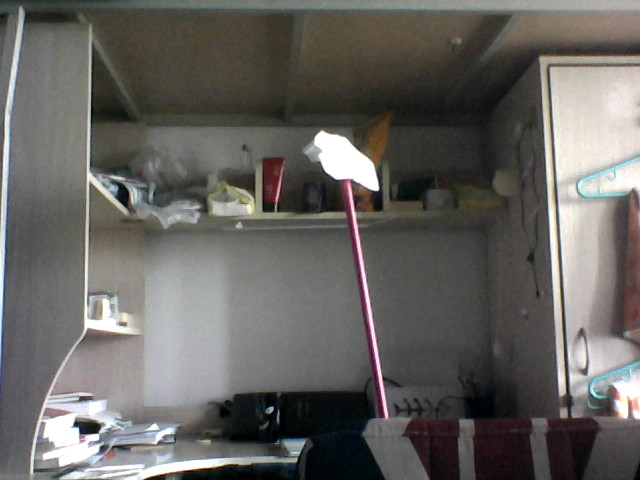
//> input picture data/R3.jpg, 640 x 480 px
$ ./main   (built with g++ and OpenCV 4, older OpenCV classes emulated)
//> lines starting //> are read from the running program, lines starting //| are printed output that depends on the picture
#include <opencv2/core/core.hpp>
#include <opencv2/calib3d/calib3d.hpp>
#include <opencv2/imgproc/imgproc.hpp>
#include <opencv2/highgui/highgui.hpp>

#include <iostream>
#include <vector>
#include <iomanip>
#include <stdio.h>
#include <stdlib.h>
#include <../gpio/gpio.h>
//#include <mouse.h>

#define _SHOW_RAW_IMG 0
#define _SHOW_PARA_IN 0
#define _SHOW_PARA_CAL 0
#define _SHOW_REC_IMG 0
#define _SHOW_OBSTACLE_IMG 0

using namespace cv;
using namespace std;

Mat cameraMatrix1, cameraMatrix2, distCoeffs1, distCoeffs2, OM, R, T;
Mat Rl, Rr, Pl, Pr, Q;
Mat lmap1, lmap2, rmap1, rmap2;
Mat cam_img1, cam_img2;
Mat raw_img1, raw_img2;
Mat remap_img1, remap_img2;
Mat trans_img;
Mat BM_out_img ,BM_norm_out_img ;
Size imsize;
Mat bw_img, contours_bw_img;
vector< vector<Point> > contours, contours_tiny ;
vector<Point> merge_points;
vector < vector<Point> > merge_obstacle(1);
Point center;

bool ReadPara(const char*);
void PrintMat(Mat, const char*);
bool PreImageGet(const char*, const char*);
bool RectifyCorrespondence();
void saveDisp(const char*, const Mat&);
Point3i ObstacleCheck(int, int,float,float);
void StereoParaCal();
void Init();
Point FindCentre();
Point myPointPolygonTest(InputArray, Point2f, bool);

int main()
{
	Init();
	while (RectifyCorrespondence());
	cout << ObstacleCheck(5000, 20, 10000, 300) << endl;

	UARTPrintf();
	cout << "ok" << endl;

	while (1);
	return 0;
}

void Init()
{
	UARTInit();
//> (this line was passed over: UARTInit is not available in this run)
	cout << "begin..." << endl;
	while (ReadPara("../data/para.txt"));
	while (PreImageGet("../data/R3.jpg", "../data/L3.jpg"));
	StereoParaCal();

	while (RectifyCorrespondence());
	center = FindCentre();
	cout<<ObstacleCheck(5000, 20, 10000, 300)<<endl;

	cout << "ok" << endl;
}

// [178 lines left out: functions ObstacleCheck, RectifyCorrespondence, not called in this run]

bool PreImageGet(const char *left_image, const char *right_image)
{
//> called with left_image = "../data/R3.jpg", right_image = "../data/L3.jpg"
	//读入并转化为灰度
	raw_img1 = imread(left_image, IMREAD_GRAYSCALE);
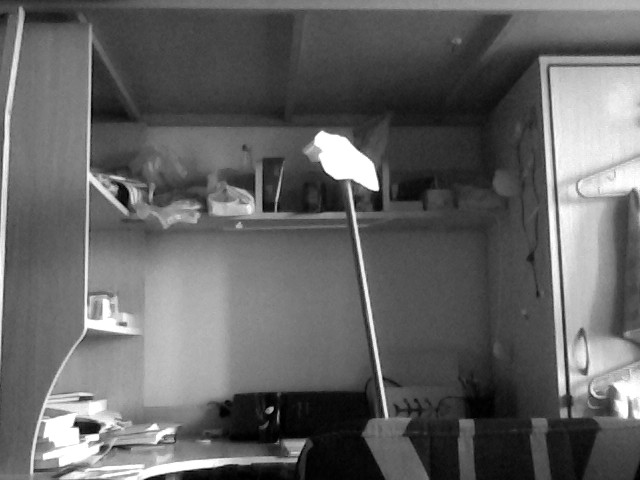
//> raw_img1: 480 rows x 640 cols, CV_8UC1; min 0, max 255, mean 100
	raw_img2 = imread(right_image, IMREAD_GRAYSCALE);
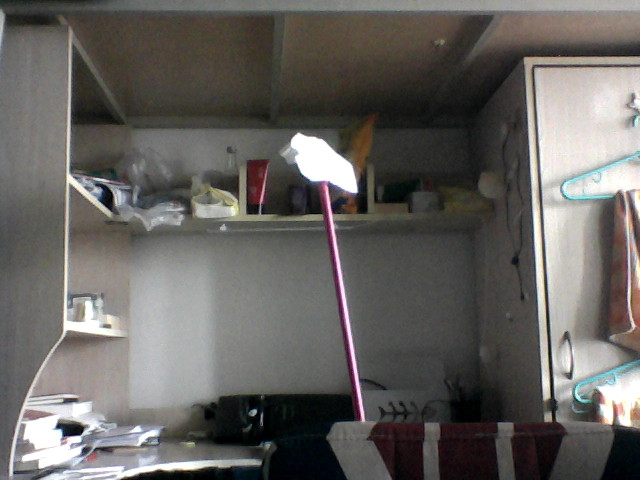
//> input picture data/L3.jpg, 640 x 480 px
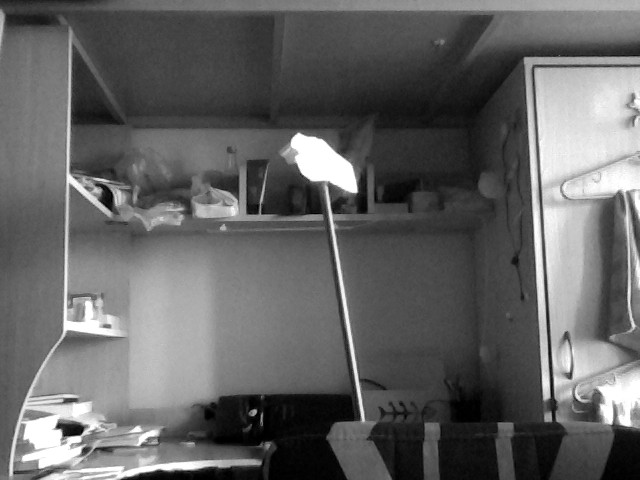
//> raw_img2: 480 rows x 640 cols, CV_8UC1; min 0, max 255, mean 99.4

	//resize(cam_img1, raw_img1, Size(480, 360), 0, 0, INTER_AREA);
	//resize(cam_img2, raw_img2, Size(480, 360), 0, 0, INTER_AREA);

	//raw_img1 = cam_img1;
	//raw_img2 = cam_img2;

	if (raw_img1.size == raw_img2.size)
	{
		imsize.height = raw_img1.rows;
//> imsize = Size(0, 480)
		imsize.width = raw_img1.cols;
//> imsize = Size(640, 480)
	}
	else
	{
		printf("different image size\n");
		return 1;
	}

#if _SHOW_RAW_IMG
	printf("width:%d\nheight:%d\n", imsize.width, imsize.height);
	imshow("imageL", raw_img1);
	imshow("imageR", raw_img2);
	waitKey(0);
#endif // 显示图像

	return 0;
}

void StereoParaCal()
{
//> (the run ends here: the program stops with an error, at `stereoRectify(cameraMatrix1, distCoeffs1, cameraMatrix2, distCoeffs2, ..`)
